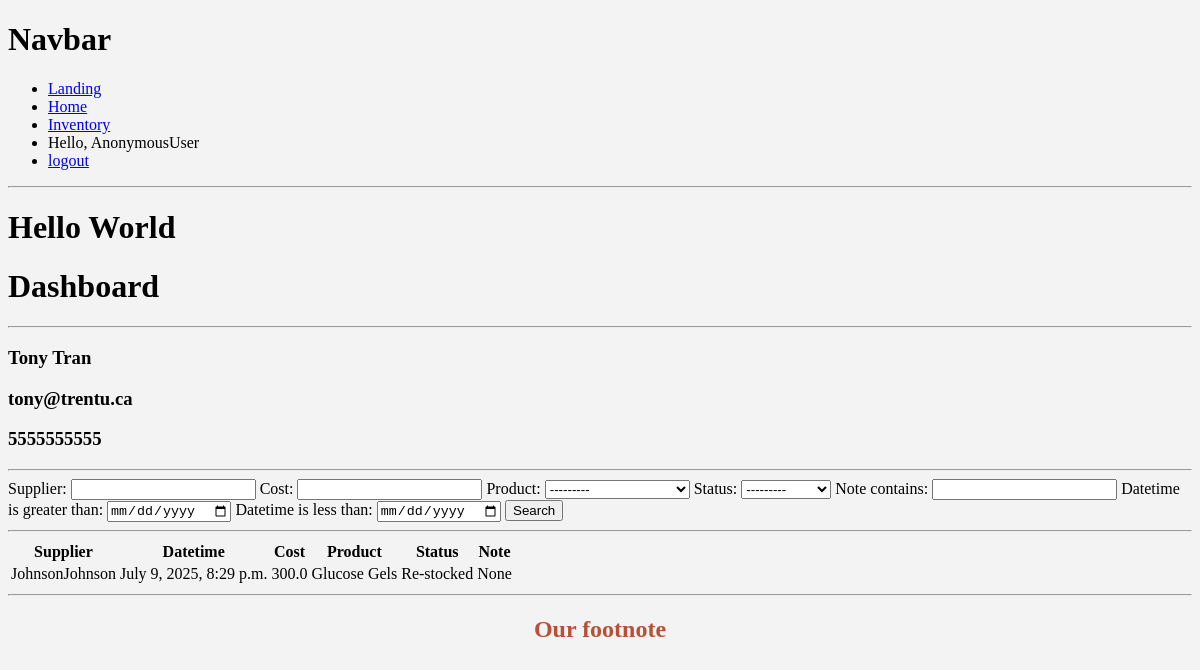
Page /dashboard/2/ on the committed database.
### manager/models.py (models this page shows, shortened)
class Responder(models.Model):
    name = models.CharField(max_length=200, null=True)
    phone = models.CharField(max_length=10, null=True)
    email = models.CharField(max_length=250, null=True)
    date_created = models.DateTimeField(auto_now_add=True)

class Order(models.Model):
    STATUS = (
        ('Pending', 'Pending'),
        ('Delivered', 'Delivered'),
        ('Re-stocked', 'Re-stocked'),
    )
    supplier = models.CharField(max_length=200)
    datetime = models.DateTimeField(auto_now_add=True, null=True)
    cost = models.FloatField(null=True)
    product = models.ForeignKey(Inventory, null=True, on_delete=models.SET_NULL)
    responder = models.ForeignKey(Responder, null=True, on_delete=models.SET_NULL)
    status = models.CharField(max_length=200, null=True, choices=STATUS)
    note = models.CharField(max_length=1000, null=True)

class Inventory(models.Model):
    product_id = models.CharField(max_length=75)
    product_name = models.CharField(max_length=200)
    quantity = models.IntegerField(null=True)
    description = models.CharField(max_length=500, null=True, blank=True)
    def __str__(self):
        return self.product_name

### manager/views.py (the view)
# urls.py: path('dashboard/<str:pk>/', views.dashboard, name='dashboard'),
def dashboard(request, pk):
    agent = Responder.objects.get(id=pk)
    orders = agent.order_set.all()
    myFilter = OrderFilter(request.GET, queryset=orders)
    orders = myFilter.qs
    context = {'responder': agent, 'orders': orders, 'myFilter': myFilter}
    return render(request, 'manager/dashboard.html', context)

### manager/templates/manager/dashboard.html
{% extends 'manager/main.html' %}
{% load static %}
{% block content %}
<h1>Dashboard</h1>
<hr>
    <h3>{{responder.name}}</h3>
    <h3>{{responder.email}}</h3>
    <h3>{{responder.phone}}</h3>
<hr>
<form method="get">
    {{myFilter.form}}
    <button type="submit">Search</button>
</form>
<hr>
<div>
	<div>
		<div>
			<table>
				<tr>
					<th>Supplier</th>
					<th>Datetime</th>
					<th>Cost</th>
					<th>Product</th>
					<th>Status</th>
                    <th>Note</th>
				</tr>
				{% for order in orders %}
				<tr>
					<td>{{order.supplier}}</td>
					<td>{{order.datetime}}</td>
					<td>{{order.cost}}</td>
					<td>{{order.product}}</td>
                    <td>{{order.status}}</td>
                    <td>{{order.note}}</td>
				</tr>
				{% endfor %}
			</table>
		</div>
	</div>
</div>
{% endblock %}

### static/css/main.css (style rules this page uses)
:root { --primary-color: #b85038; --accent-color: #342c6b; --text-color: #191a23; --bg-color: #f3f3f3; }
body { background-color: var(--bg-color); }

### rows in the picture
Responder: name "Tony Tran", email "tony@trentu.ca", phone "5555555555"
Order: supplier "JohnsonJohnson", datetime "July 9, 2025, 8:29 p.m.", cost "300.0", product "Glucose Gels", status "Re-stocked", note "None"

### other values in the picture
{{ request.user }} "AnonymousUser"
